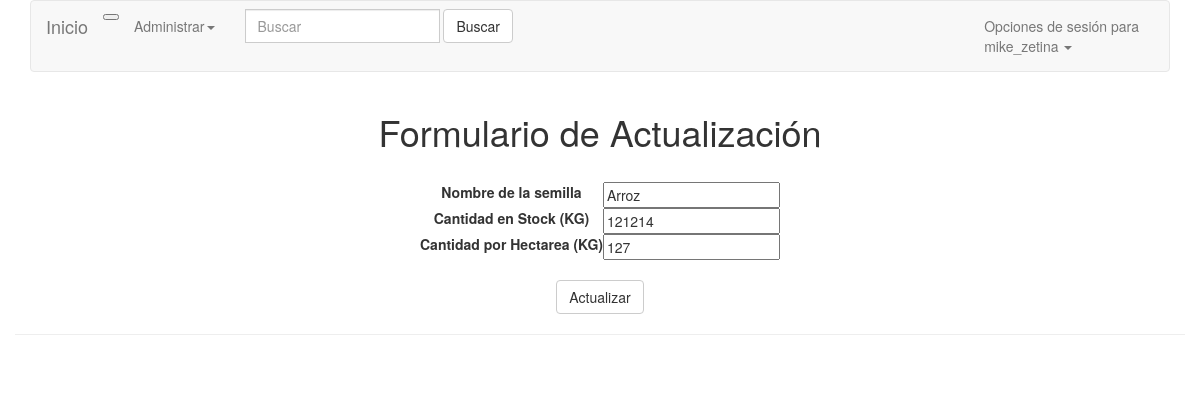
/inventario/editar/2 (signed in), run on the app's committed database.
### inventario/models.py (models this page shows, shortened)
class Semilla(models.Model):
    Nombre = models.CharField(max_length=100)
    CantidadExistente = models.PositiveIntegerField(
        verbose_name="Cantidad existente en KG",
        default=0
    )
    CantidadPorHectarea = models.PositiveIntegerField(
        verbose_name="Cantidad en KG que se movimiento por Hectárea",
        default=0,
    )

### inventario/views.py (the view)
# urls.py: url(r'^inventario/editar/(?P<id_semilla>\d+)$', semillaUpdate, name='inventario_editar'),
def semillaUpdate(request, id_semilla):
    if not request.user.is_staff:
        raise PermissionDenied
    semilla = Semilla.objects.get(id=id_semilla)
    if request.method == 'GET':
        form = SemillaForm(instance=semilla)
    else:
        form = SemillaForm(request.POST, instance=semilla)
        if form.is_valid():
            form.save()
        return redirect("inventario:inventario")
    return render(request, "update_semilla.html", {'form': form})

### inventario/forms.py
class SemillaForm(forms.ModelForm):
    class Meta:
        model = Semilla
        fields = [
            'Nombre',
            'CantidadExistente',
            'CantidadPorHectarea',
        ]
        labels = {
            'Nombre':'Nombre de la semilla',
            'CantidadExistente':'Cantidad en Stock (KG)',
            'CantidadPorHectarea' : 'Cantidad por Hectarea (KG)',
        }

### templates/update_semilla.html (shortened to what this page needs)
{% extends "base.html" %}
{% block content %}
    <div class="container">
        <div class="row" >
            <div class='text-center'>
                <h1>Formulario de Actualización</h1>
                <br>
                <form method="POST" action="" enctype='multipart/form-data'>
                    <form class="form-inline">
                        <div class="container">
                            <table id="contenido" class="container-fluid">
                                <tr>
                                    <td><label for="{{form.Nombre.name}}">{{form.Nombre.label}}</label></td>
                                    <td>{{form.Nombre}}</td>
                                </tr>
                                <tr>
                                    <td><label for="{{form.CantidadExistente.name}}">{{form.CantidadExistente.label}}</label></td>
                                    <td>{{form.CantidadExistente}}</td>
                                </tr>
                                <tr>
                                    <td><label for="{{form.CantidadPorHectarea.name}}">{{form.CantidadPorHectarea.label}}</label></td>
                                    <td>{{form.CantidadPorHectarea}}</td>
                                </tr>
                            </table>
                        </div>
                        <br>
                        <input type="submit" class="btn btn-default" value="Actualizar"/>
                        <hr>
                    </form>
                </form>
            </div>
            <br>
        </div>
    </div>
{% endblock %}

### templates/base.html (shortened to what this page needs)
{% load staticfiles %}
<!DOCTYPE html>
<html lang="es">
<head>
	<link rel="stylesheet" href="{% static 'css/bootstrap.min.css' %}">
	<link rel="stylesheet" href="{% static 'css/base.css'%}">
</head>
<body>
	{% block header%}
	<div class="container">
	<nav class="navbar navbar-default">
	<div class="container-fluid">
		<div class="navbar-header">
			<button type="button" class="nav-toggler collapsed" data-toggle="collapse" data-target="#bs-example-navbar-collapse-1" aria-expanded="false">
			</button>
			<a class="navbar-brand" href="{% url 'inventario:list' %}">Inicio</a>
		</div>
		<div class="collapse navbar-collapse" id="bs-example-navbar-collapse-1">
			<ul class="nav navbar-nav">
				<li class="dropdown">
					<a href="#" class="dropdown-toggle" data-toggle="dropdown" role="button" aria-haspopup="true" aria-expanded="false">Administrar<span class="caret"></span></a>
				</li>
			</ul>
            <form method="GET" class="navbar-form navbar-left">
                <div class="input-group">
                    <input type="text" class="form-control" placeholder="Buscar" name="q" value="{{ request.GET.q }}">
                </div>
                <button type="submit" class="btn btn-default">Buscar</button>
            </form>
		<ul class="nav navbar-nav navbar-right">
			<li class="dropdown">
				<a href="#" class="dropdown-toggle" data-toggle="dropdown" role="button" aria-haspopup="true" aria-expanded="false">
                    Opciones de sesión
                    {% if request.user.is_authenticated %} para <br> {{ request.user }}{% endif %}
                    <span class="caret"></span>
                </a>
			</li>
		</ul>
	</div>
	</nav>
	</div>
	{% endblock %}
	{% block content %}
	{% endblock %}
</body>
</html>

### data on the page
Semilla: Nombre "Arroz", CantidadExistente "121214", CantidadPorHectarea "127"

### other printed values
{{ request.user }} "mike_zetina"
